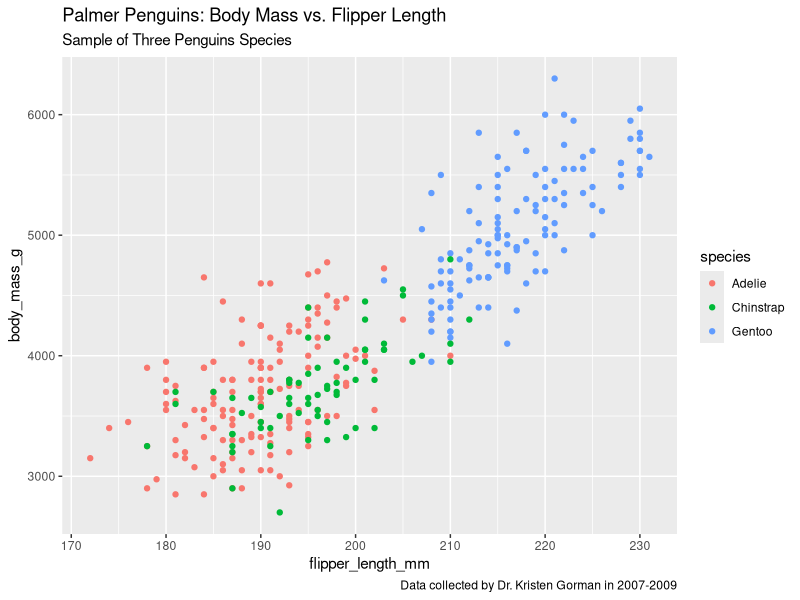
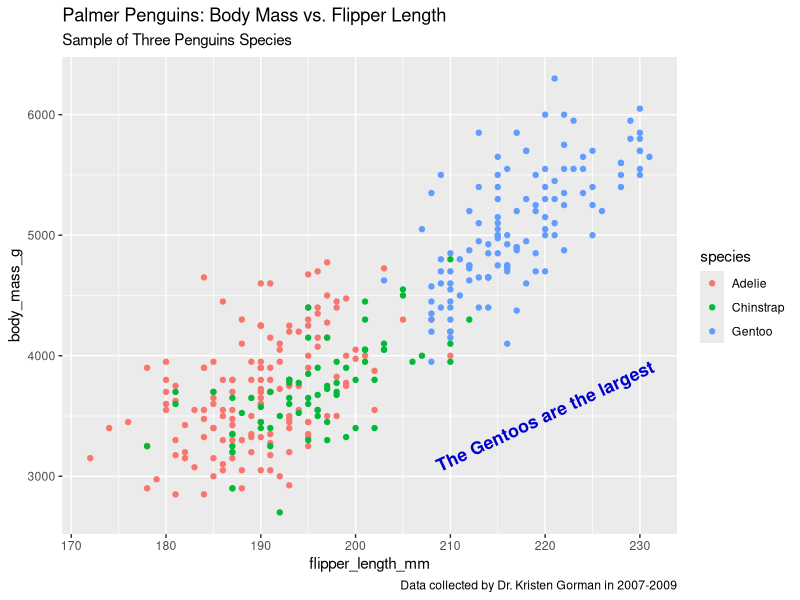
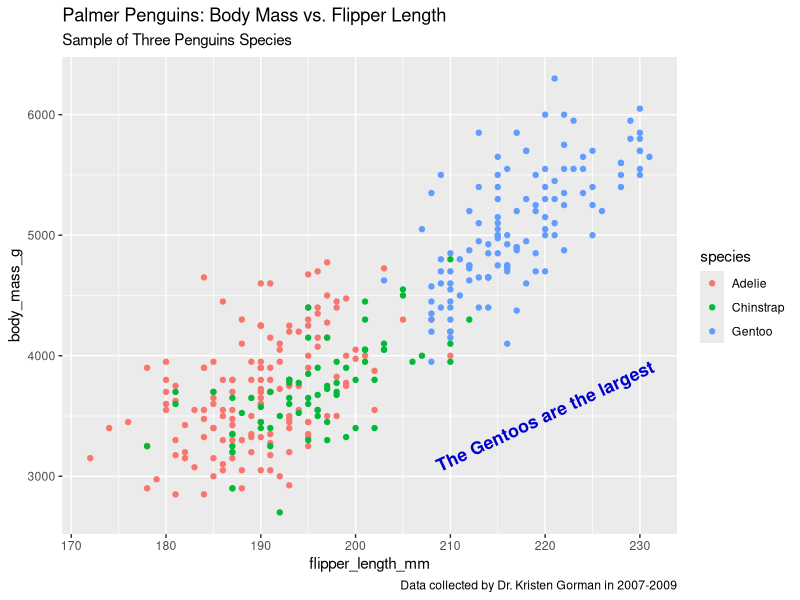
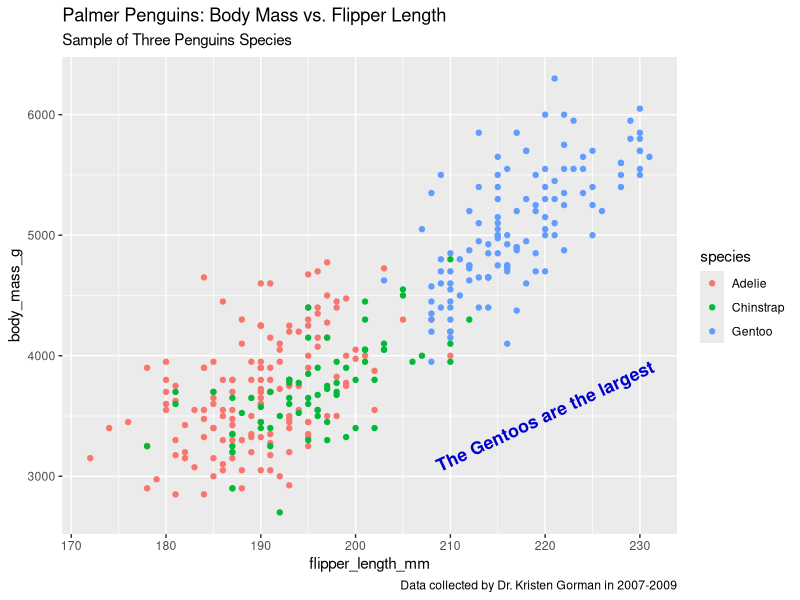
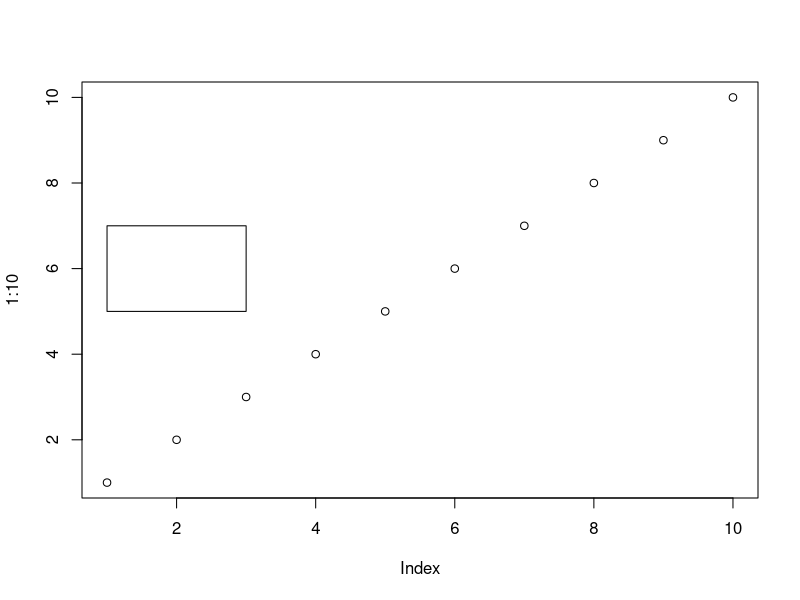
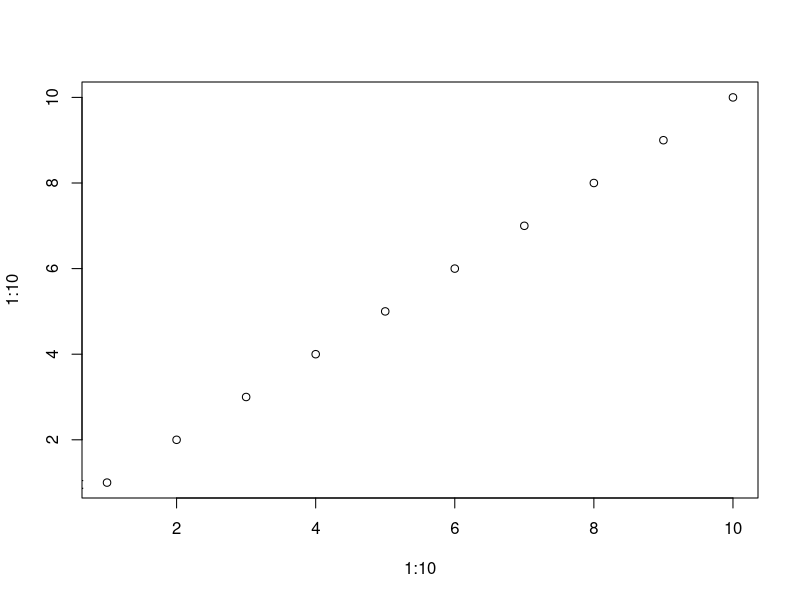

These charts were generated, in order, by the following R code:
## ---- chunk 1
library(ggplot2)
library(palmerpenguins)
## ---- chunk 2
ggplot(data = penguins) +
  geom_point(mapping = aes(x=flipper_length_mm, y=body_mass_g, color=species)) +
  labs(title = 'Palmer Penguins: Body Mass vs. Flipper Length', subtitle = 'Sample of Three Penguins Species',
       caption = 'Data collected by Dr. Kristen Gorman in 2007-2009')
## ---- chunk 3
ggplot(data = penguins) +
  geom_point(mapping = aes(x=flipper_length_mm, y=body_mass_g, color=species)) +
  labs(title = 'Palmer Penguins: Body Mass vs. Flipper Length', subtitle = 'Sample of Three Penguins Species',
       caption = 'Data collected by Dr. Kristen Gorman in 2007-2009') +
  annotate('text', x=220, y=3500, label='The Gentoos are the largest', color='medium blue',
           fontface='bold', size=4.5, angle=25)
## ---- chunk 4
p <- ggplot(data = penguins) +
  geom_point(mapping = aes(x=flipper_length_mm, y=body_mass_g, color=species)) +
  labs(title = 'Palmer Penguins: Body Mass vs. Flipper Length', subtitle = 'Sample of Three Penguins Species',
       caption = 'Data collected by Dr. Kristen Gorman in 2007-2009')

p + annotate('text', x=220, y=3500, label='The Gentoos are the largest', color='medium blue',
             fontface='bold', size=4.5, angle=25)
## ---- chunk 5
ggsave('three_penguin_species.png')
## ---- chunk 6
png(file = "exampleplot.png", bg = "transparent")
plot(1:10)
rect(1, 5, 3, 7, col = "white")
dev.off()
## ---- chunk 7
pdf(file = "/Users/username/Desktop/example.pdf",    
       width = 4,     
       height = 4) 
plot(x = 1:10,     
        y = 1:10)
abline(v = 0)
text(x = 0, y = 1, labels = "Random text")
dev.off()
